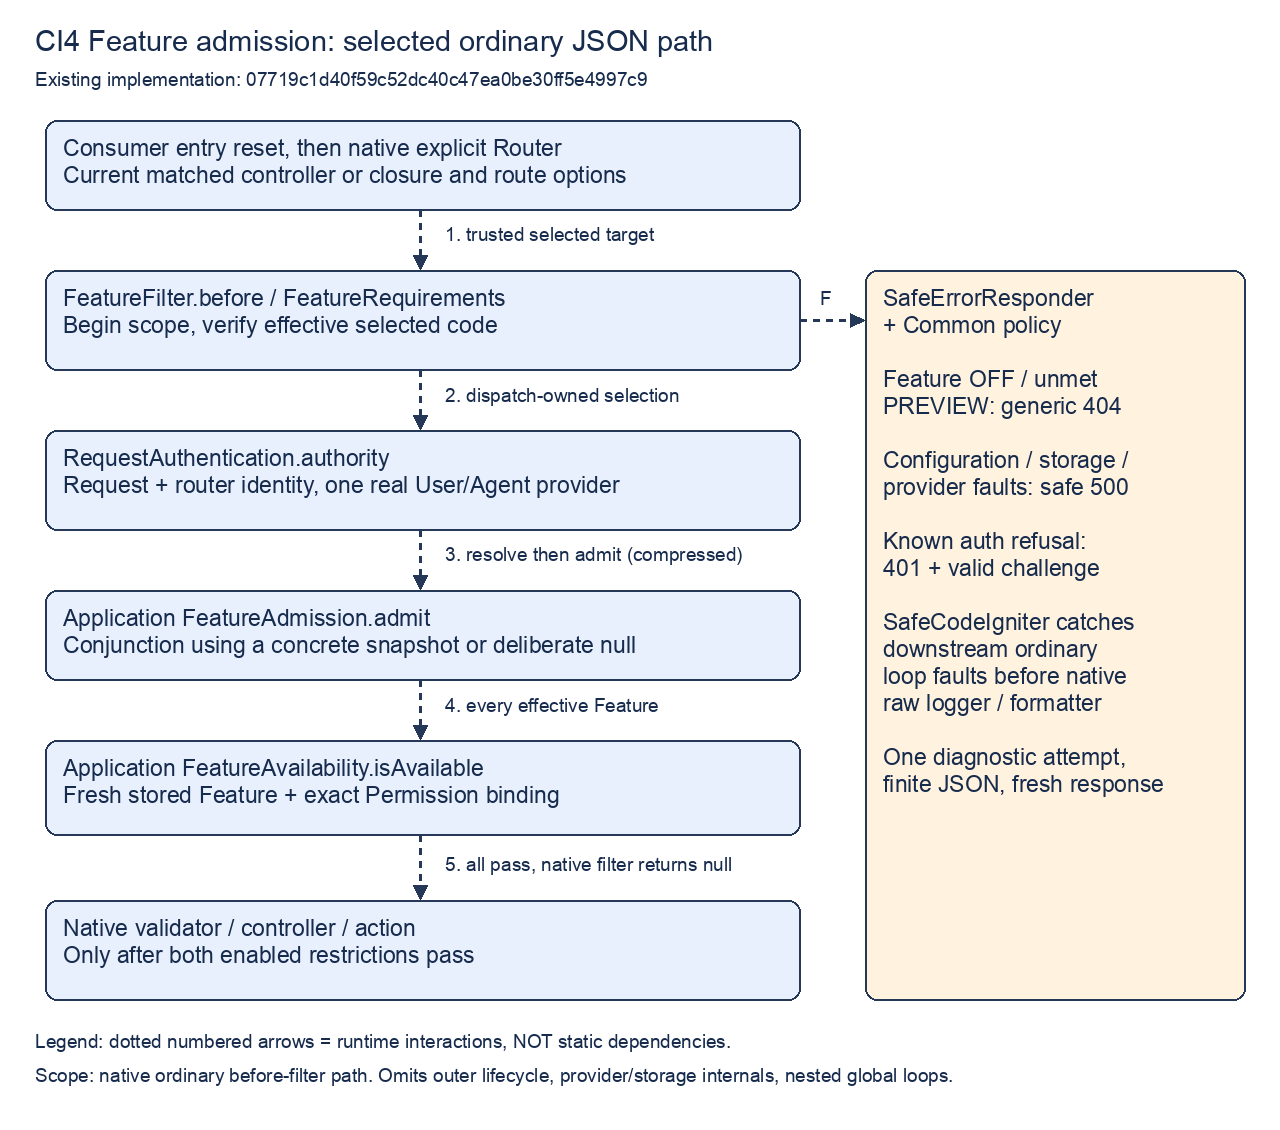

Write Python code to recreate this figure.
"""Render the bounded native Feature runtime view; no application or network work."""
from pathlib import Path
from PIL import Image, ImageDraw, ImageFont

REVISION = "07719c1d40f59c52dc40c47ea0be30ff5e4997c9"
STATE = "Existing implementation"
image = Image.new("RGB", (1280, 1130), "white")
draw = ImageDraw.Draw(image)
font_path = "/System/Library/Fonts/Supplemental/Arial.ttf"
font = ImageFont.truetype(font_path, 23)
small = ImageFont.truetype(font_path, 19)
title = ImageFont.truetype(font_path, 29)
draw.text((35, 24), "CI4 Feature admission: selected ordinary JSON path", font=title, fill="#172b4d")
draw.text((35, 68), f"{STATE}: {REVISION}", font=small, fill="#172b4d")


def box(bounds, text, color="#e8f0fe"):
    draw.rounded_rectangle(bounds, radius=12, fill=color, outline="#253858", width=2)
    draw.multiline_text((bounds[0] + 18, bounds[1] + 15), text, font=font, fill="#172b4d", spacing=6)


def arrow(start, end, label, at):
    x1, y1 = start
    x2, y2 = end
    length = ((x2 - x1) ** 2 + (y2 - y1) ** 2) ** 0.5
    dx, dy = (x2 - x1) / length, (y2 - y1) / length
    for distance in range(0, int(length) - 14, 13):
        draw.line((x1 + dx * distance, y1 + dy * distance,
                   x1 + dx * (distance + 6), y1 + dy * (distance + 6)), fill="#253858", width=3)
    draw.polygon([(x2, y2), (x2 - dx * 15 - dy * 7, y2 - dy * 15 + dx * 7),
                  (x2 - dx * 15 + dy * 7, y2 - dy * 15 - dx * 7)], fill="#253858")
    draw.text(at, label, font=small, fill="#172b4d")


box((45, 120, 800, 210), "Consumer entry reset, then native explicit Router\nCurrent matched controller or closure and route options")
box((45, 270, 800, 370), "FeatureFilter.before / FeatureRequirements\nBegin scope, verify effective selected code")
box((45, 430, 800, 530), "RequestAuthentication.authority\nRequest + router identity, one real User/Agent provider")
box((45, 590, 800, 680), "Application FeatureAdmission.admit\nConjunction using a concrete snapshot or deliberate null")
box((45, 740, 800, 835), "Application FeatureAvailability.isAvailable\nFresh stored Feature + exact Permission binding")
box((45, 900, 800, 1000), "Native validator / controller / action\nOnly after both enabled restrictions pass")
box((865, 270, 1245, 1000), "SafeErrorResponder\n+ Common policy\n\nFeature OFF / unmet\nPREVIEW: generic 404\n\nConfiguration / storage /\nprovider faults: safe 500\n\nKnown auth refusal:\n401 + valid challenge\n\nSafeCodeIgniter catches\ndownstream ordinary\nloop faults before native\nraw logger / formatter\n\nOne diagnostic attempt,\nfinite JSON, fresh response", "#fff2df")
arrow((420, 210), (420, 270), "1. trusted selected target", (445, 223))
arrow((420, 370), (420, 430), "2. dispatch-owned selection", (445, 384))
arrow((420, 530), (420, 590), "3. resolve then admit (compressed)", (445, 543))
arrow((420, 680), (420, 740), "4. every effective Feature", (445, 694))
arrow((420, 835), (420, 900), "5. all pass, native filter returns null", (445, 853))
arrow((800, 320), (865, 320), "F", (820, 287))
draw.text((35, 1030), "Legend: dotted numbered arrows = runtime interactions, NOT static dependencies.", font=small, fill="#172b4d")
draw.text((35, 1064), "Scope: native ordinary before-filter path. Omits outer lifecycle, provider/storage internals, nested global loops.", font=small, fill="#172b4d")
image.save(Path(__file__).with_name("runtime-flow.png"))
